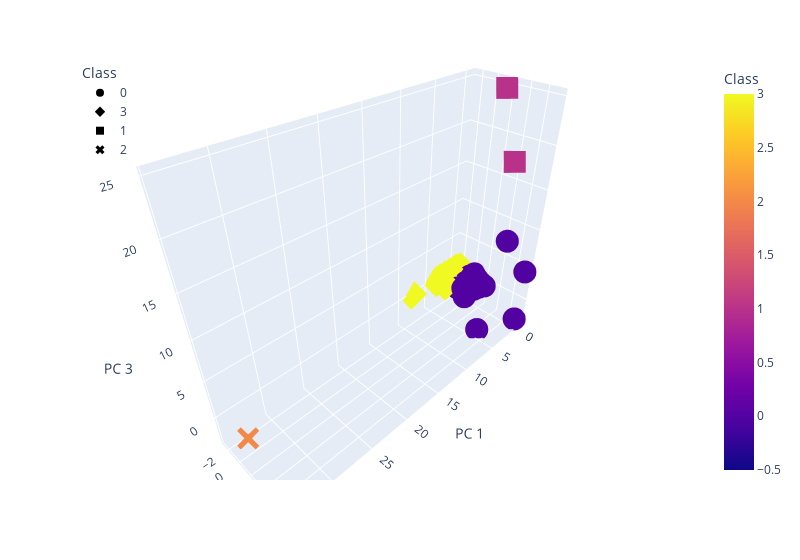

Notebook source saved alongside this figure:
### Markdown cell above
### Deliverable 4: Visualizing Cryptocurrencies Results

#### 3D-Scatter with Clusters

### Code cell
# Creating a 3D-Scatter with the PCA data and the clusters
# Plot the 3D-scatter with x="Annual Income", y="Spending Score (1-100)" and z="Age"


fig = px.scatter_3d(
    cluster_df,
    x="PC 1",
    y="PC 2",
    z="PC 3",
    color="Class",
    symbol="Class",
    width=800,
)
fig.update_layout(legend=dict(x=0, y=1))
fig.show()

### Figure 1 — Plotly figure (JSON) as saved in the notebook; plotly's stock layout.template omitted (floating-point values rounded to 4 significant figures; data arrays with more than 128 entries replaced by an {"elided": "..."} marker saying what was removed)
{"data": [{"hovertemplate": "Class=%{marker.color}<br>PC 1=%{x}<br>PC 2=%{y}<br>PC 3=%{z}<extra></extra>", "legendgroup": "0", "marker": {"color": {"elided": "291 int values"}, "coloraxis": "coloraxis", "symbol": "circle"}, "mode": "markers", "name": "0", "scene": "scene", "showlegend": true, "type": "scatter3d", "x": {"elided": "291 float values"}, "y": {"elided": "291 float values"}, "z": {"elided": "291 float values"}}, {"hovertemplate": "Class=%{marker.color}<br>PC 1=%{x}<br>PC 2=%{y}<br>PC 3=%{z}<extra></extra>", "legendgroup": "3", "marker": {"color": {"elided": "238 int values"}, "coloraxis": "coloraxis", "symbol": "diamond"}, "mode": "markers", "name": "3", "scene": "scene", "showlegend": true, "type": "scatter3d", "x": {"elided": "238 float values"}, "y": {"elided": "238 float values"}, "z": {"elided": "238 float values"}}, {"hovertemplate": "Class=%{marker.color}<br>PC 1=%{x}<br>PC 2=%{y}<br>PC 3=%{z}<extra></extra>", "legendgroup": "1", "marker": {"color": [1, 1], "coloraxis": "coloraxis", "symbol": "square"}, "mode": "markers", "name": "1", "scene": "scene", "showlegend": true, "type": "scatter3d", "x": [-0.1855, -0.3646], "y": [4.145, 1.912], "z": [17.52, 24.8]}, {"hovertemplate": "Class=%{marker.color}<br>PC 1=%{x}<br>PC 2=%{y}<br>PC 3=%{z}<extra></extra>", "legendgroup": "2", "marker": {"color": [2], "coloraxis": "coloraxis", "symbol": "x"}, "mode": "markers", "name": "2", "scene": "scene", "showlegend": true, "type": "scatter3d", "x": [34.06], "y": [1.045], "z": [-0.1226]}], "layout": {"coloraxis": {"colorbar": {"title": {"text": "Class"}}, "colorscale": [[0, "#0d0887"], [0.1111, "#46039f"], [0.2222, "#7201a8"], [0.3333, "#9c179e"], [0.4444, "#bd3786"], [0.5556, "#d8576b"], [0.6667, "#ed7953"], [0.7778, "#fb9f3a"], [0.8889, "#fdca26"], [1, "#f0f921"]]}, "legend": {"title": {"text": "Class"}, "tracegroupgap": 0, "x": 0, "y": 1}, "margin": {"t": 60}, "scene": {"domain": {"x": [0, 1], "y": [0, 1]}, "xaxis": {"title": {"text": "PC 1"}}, "yaxis": {"title": {"text": "PC 2"}}, "zaxis": {"title": {"text": "PC 3"}}}, "width": 800}}
